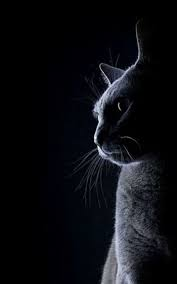
#> input picture Tugas3_056/imglogin.jfif, 177 x 284 px
$ python 'Difference Image.py'
#> lines starting #> are read from the running program, lines starting #| are printed output that depends on the picture
import cv2
#Citra Asli
img = cv2.imread('imglogin.jfif', 0)
#> img: shape (284, 177); min 0, max 254, mean 13.6
#Mengubah Citra
img2 = cv2.absdiff(cv2.GaussianBlur(img, (9, 9), 0), img)
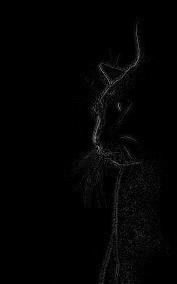
#> img2: shape (284, 177); min 0, max 138, mean 3.1

# Tampilan hasil perubahan citra
cv2.imshow('Original Image', img)
cv2.imshow('Difference Image', img2)
cv2.waitKey(0)
cv2.destroyAllWindows()
